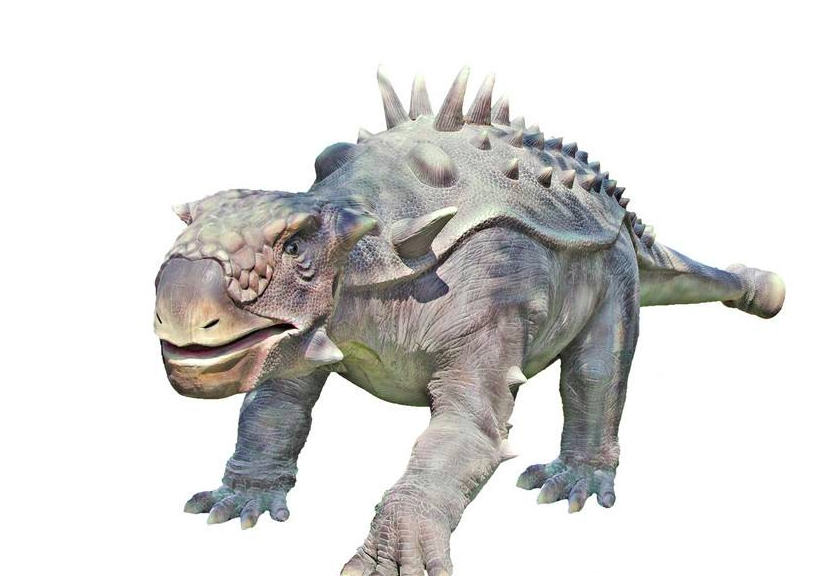
#> input picture Python_OpenCV/(Practical-Python-and-OpenCV_book1)/ch6/dinosour.jpg, 835 x 576 px
$ python 6_22_splitting_and_merging.py --image dinosour.jpg
#> lines starting #> are read from the running program, lines starting #| are printed output that depends on the picture
import  numpy as np
import argparse
# 构造解析函数 包？ 外部导入图片的包
import cv2
# 用恐龙做这个真的看不出什么


ap = argparse.ArgumentParser()
ap.add_argument("-i","--image",required=True,
help = " Path to the image")
args = vars(ap.parse_args())


# 加载图像 并且抓取每一个通道

image = cv2.imread(args["image"])
#> image is the input picture: shape (576, 835, 3); mean B, G, R 216.5, 217.9, 218.9

(B,G,R) = cv2.split(image)   #numpy 把它倒过来了 ，正确排序应该是 RGB
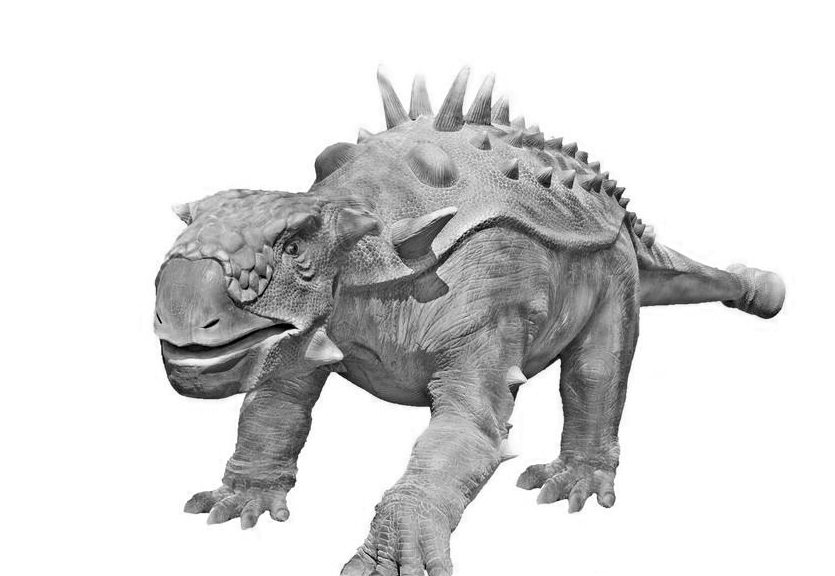
#> B: shape (576, 835); min 0, max 255, mean 216.5
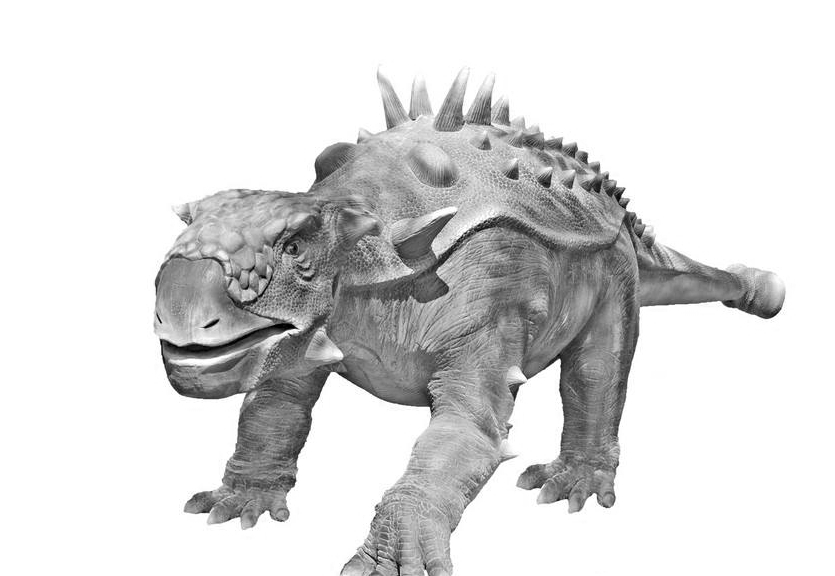
#> G: shape (576, 835); min 0, max 255, mean 217.9
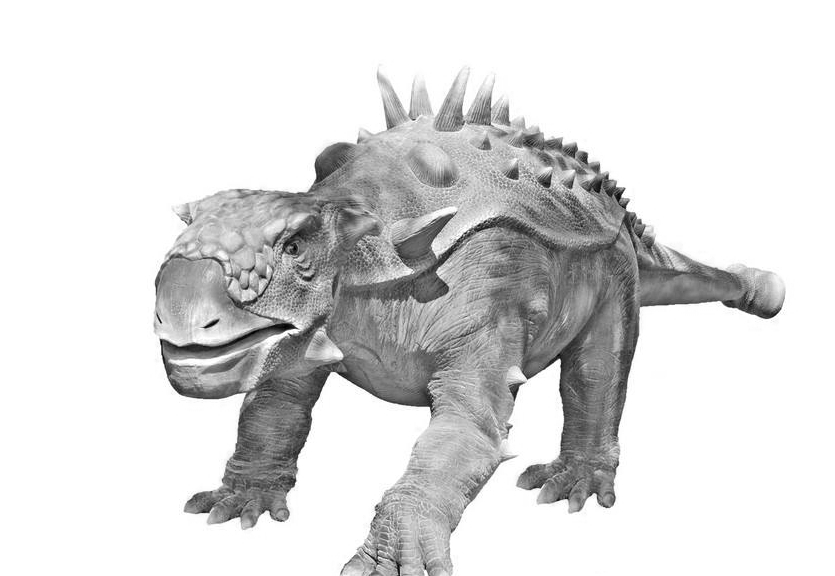
#> R: shape (576, 835); min 0, max 255, mean 218.9
# 这个函数应该是把它 R G B 分离出来


cv2.imshow("Red",R)
cv2.imshow("Green",G)
cv2.imshow("Blue",B)
cv2.waitKey(0)


# 重新合并图像

merged = cv2.merge([B,G,R]) # Numpy 是倒的
cv2.imshow("Merged",merged)
cv2.waitKey(0)
cv2.destroyAllWindows()


# 现在我们以每个颜色显示通道
#> (the run stopped early here; a loop or call above may not have finished)
